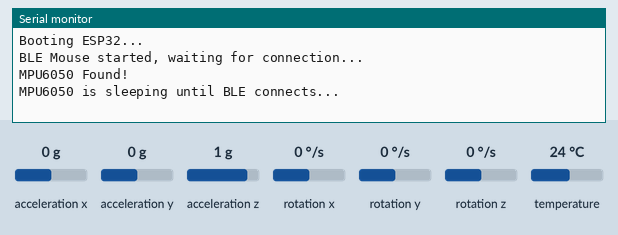
This sketch was run on a simulated ESP32. On the bench: the last lines printed to the serial monitor. Inputs (shaded band) come from the test bench; at power-on: rotation x 0 °/s, rotation z 0 °/s, acceleration x 0 g, acceleration y 0 g, acceleration z 1 g, rotation y 0 °/s, temperature 24 °C. USB keyboard and mouse output is not drawn.

Above: at 2.2 s.
2.3 s: rotation x set to -192 °/s
5.3 s: rotation z set to -192 °/s
At 6.1 s:
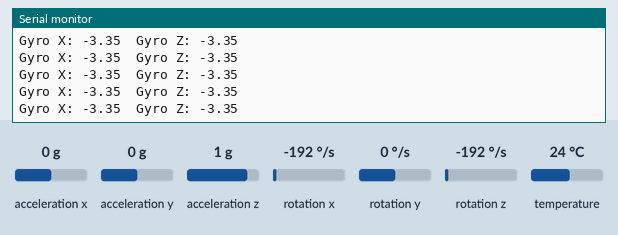
6.8 s: rotation x set to -100 °/s
At 7.6 s:
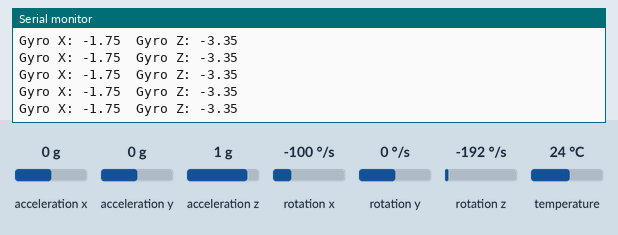

Measured:
- after the input at 5.3 s, the serial monitor: prints a new line at once (image 1)
- after the input at 6.8 s, the serial monitor: prints a new line at once (image 2)

The sketch:

blink.ino
```cpp
#include <BleMouse.h>
#include <Adafruit_MPU6050.h>

#define SPEED 10

Adafruit_MPU6050 mpu;
BleMouse bleMouse;

bool sleepMPU = true;

void setup() {
  Serial.begin(115200);
  Serial.println("Booting ESP32...");

  bleMouse.begin();
  Serial.println("BLE Mouse started, waiting for connection...");

  delay(1000);

  // Try to initialize MPU6050
  if (!mpu.begin()) {
    Serial.println("Failed to find MPU6050 chip");
    while (1) {
      delay(10);
    }
  }
  Serial.println("MPU6050 Found!");

  // Put MPU to sleep until BLE is connected
  mpu.enableSleep(sleepMPU);
  Serial.println("MPU6050 is sleeping until BLE connects...");
}

void loop() {
  if (bleMouse.isConnected()) {
    if (sleepMPU) {
      delay(3000);
      Serial.println("BLE connected! Waking MPU6050...");
      sleepMPU = false;
      mpu.enableSleep(sleepMPU);
      delay(500);
    }

    sensors_event_t a, g, temp;
    mpu.getEvent(&a, &g, &temp);

    // Debug print gyro values
    Serial.print("Gyro X: ");
    Serial.print(g.gyro.x);
    Serial.print("  Gyro Z: ");
    Serial.println(g.gyro.z);

    // Move mouse based on gyro
    bleMouse.move(g.gyro.z * -SPEED, g.gyro.x * -SPEED);
  } else {
    Serial.println("Waiting for BLE connection...");
    delay(1000);
  }
}
```
